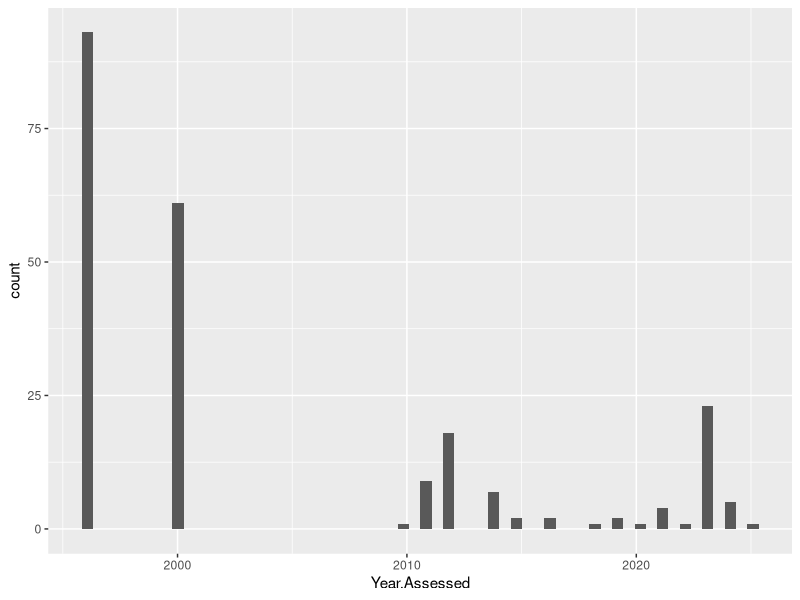
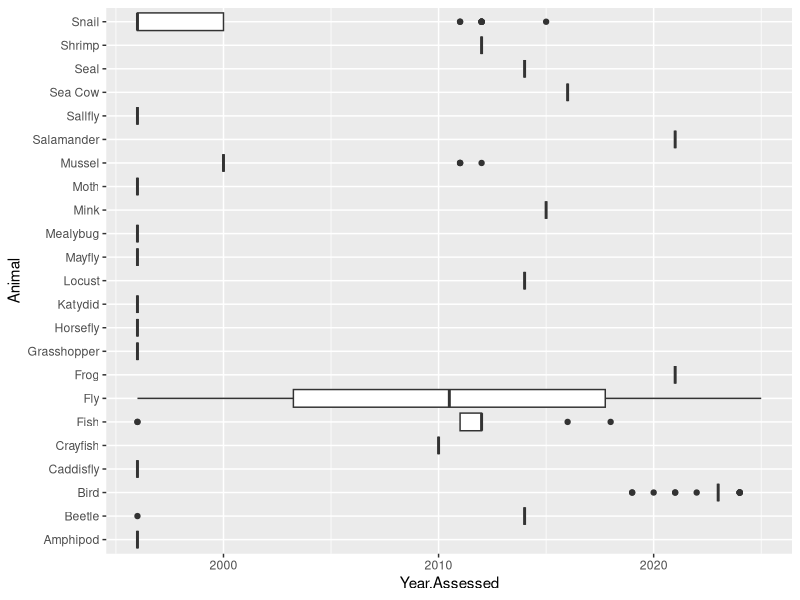

Reproduce these figures in R, in order.
## ---- chunk 1
library(tidyverse)

extinction <- read.csv("final-project.csv")

## ---- chunk 2

extinction |>
  ggplot(aes(x = Year.Assessed)) +
  geom_histogram(bins = 60)

## ---- chunk 3
extinction |>
ggplot(aes(x = Year.Assessed, y = Animal)) +
geom_boxplot()


## ---- chunk 4

extinction |>
  summarize(sd = sd(Year.Assessed, na.rm = TRUE))


## ---- chunk 5

extinction |>
  summarize(min = min(Year.Assessed, na.rm = TRUE),
            max = max(Year.Assessed, na.rm = TRUE))
